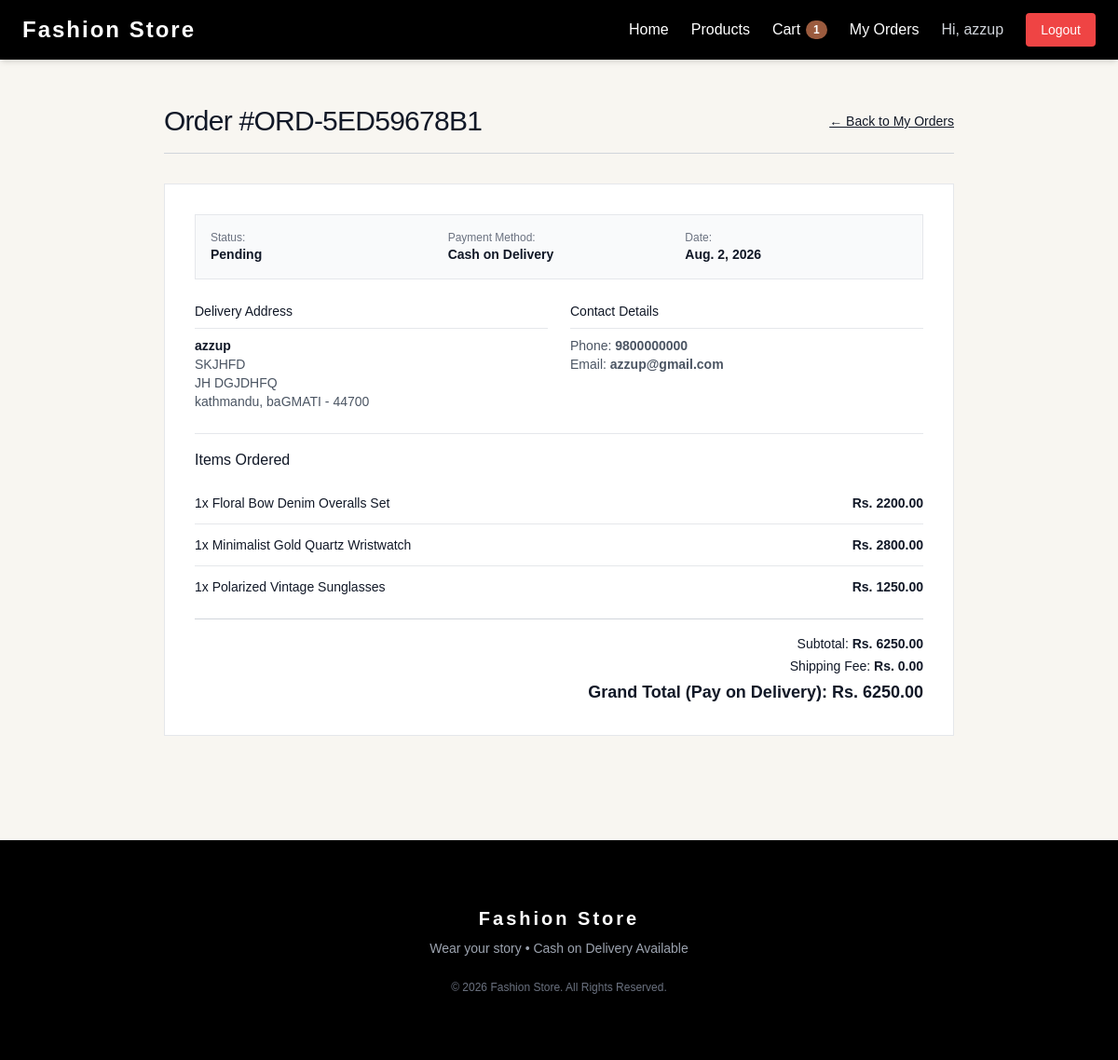
/orders/detail/ORD-5ED59678B1/ (signed in), run on the app's committed database.
### orders/models.py (models this page shows, shortened)
class Order(models.Model):
    PAYMENT_METHOD_CHOICES = (
        ('COD', 'Cash on Delivery'),
    )
    PAYMENT_STATUS_CHOICES = (
        ('Pending', 'Pending (Pay on Delivery)'),
        ('Paid', 'Paid'),
    )
    STATUS_CHOICES = (
        ('Pending', 'Pending'),
        ('Processing', 'Processing'),
        ('Shipped', 'Shipped'),
        ('Delivered', 'Delivered'),
        ('Cancelled', 'Cancelled'),
    )
    user = models.ForeignKey(
        User,
        on_delete=models.SET_NULL,
        null=True,
        blank=True,
        related_name='orders'
    )
    order_number = models.CharField(max_length=50, unique=True, editable=False)
    full_name = models.CharField(max_length=100)
    email = models.EmailField()
    phone = models.CharField(max_length=20)
    address_line1 = models.CharField(max_length=255)
    address_line2 = models.CharField(max_length=255, blank=True, null=True)
    city = models.CharField(max_length=100)
    state = models.CharField(max_length=100)
    postal_code = models.CharField(max_length=20)
    total_amount = models.DecimalField(max_digits=10, decimal_places=2)
    shipping_fee = models.DecimalField(max_digits=10, decimal_places=2, default=0.00)
    grand_total = models.DecimalField(max_digits=10, decimal_places=2)
    payment_method = models.CharField(max_length=50, choices=PAYMENT_METHOD_CHOICES, default='COD')
    payment_status = models.CharField(max_length=20, choices=PAYMENT_STATUS_CHOICES, default='Pending')
    status = models.CharField(max_length=20, choices=STATUS_CHOICES, default='Pending')
    created_at = models.DateTimeField(auto_now_add=True)
    updated_at = models.DateTimeField(auto_now=True)
    class Meta:
        ordering = ['-created_at']

class OrderItem(models.Model):
    order = models.ForeignKey(Order, on_delete=models.CASCADE, related_name='items')
    product = models.ForeignKey(Product, on_delete=models.SET_NULL, null=True)
    price = models.DecimalField(max_digits=10, decimal_places=2)
    quantity = models.PositiveIntegerField(default=1)
    subtotal = models.DecimalField(max_digits=10, decimal_places=2)

### products/models.py (models this page shows, shortened)
class Product(models.Model):
    category = models.ForeignKey(
        Category,
        on_delete=models.CASCADE,
        related_name="products"
    )
    name = models.CharField(
        max_length=200
    )
    slug = models.SlugField(
        unique=True
    )
    description = models.TextField()
    price = models.DecimalField(
        max_digits=10,
        decimal_places=2
    )
    image = models.ImageField(
        upload_to="products/"
    )
    stock = models.PositiveIntegerField(
        default=0
    )
    is_available = models.BooleanField(
        default=True
    )
    created_at = models.DateTimeField(
        auto_now_add=True
    )
    class Meta:
        ordering = ["-created_at"]
        verbose_name = "Product"
        verbose_name_plural = "Products"

### orders/views.py (the view)
@login_required
def order_detail(request, order_number):
    order = get_object_or_404(
        Order,
        order_number=order_number,
        user=request.user
    )
    return render(
        request,
        "orders/order_detail.html",
        {
            "order": order
        }
    )

### cart/context_processors.py (called while the page is built)
def cart_context(request):
    cart_item_count = 0
    if request.user.is_authenticated:
        cart = Cart.objects.filter(user=request.user).first()
        if cart:
            cart_item_count = sum(item.quantity for item in cart.items.all())
    return {
        'cart_item_count': cart_item_count,
    }

### templates/orders/order_detail.html (shortened to what this page needs)
{% extends 'base.html' %}
{% load static %}
{% block content %}
<div class="max-w-4xl mx-auto px-6 py-12">
    <div class="flex justify-between items-center border-b border-gray-300 pb-4 mb-8">
        <h1 class="text-3xl font-light text-gray-900 tracking-tight">Order #{{ order.order_number }}</h1>
        <a href="{% url 'orders:order_list' %}" class="text-sm underline hover:text-[#9b5b3e]">
            &larr; Back to My Orders
        </a>
    </div>
    <div class="bg-white border border-gray-200 p-6 md:p-8 space-y-6">
        <div class="grid grid-cols-1 sm:grid-cols-3 gap-4 bg-gray-50 p-4 border border-gray-200 text-sm">
            <div>
                <span class="text-xs text-gray-500 block">Status:</span>
                <span class="font-semibold text-gray-900">{{ order.status }}</span>
            </div>
            <div>
                <span class="text-xs text-gray-500 block">Payment Method:</span>
                <span class="font-semibold text-gray-900">Cash on Delivery</span>
            </div>
            <div>
                <span class="text-xs text-gray-500 block">Date:</span>
                <span class="font-semibold text-gray-900">{{ order.created_at|date:"N j, Y" }}</span>
            </div>
        </div>
        <div class="grid grid-cols-1 sm:grid-cols-2 gap-6 text-sm">
            <div>
                <h3 class="font-medium text-gray-900 border-b border-gray-200 pb-2 mb-2">Delivery Address</h3>
                <p class="font-semibold">{{ order.full_name }}</p>
                <p class="text-gray-600">{{ order.address_line1 }}</p>
                {% if order.address_line2 %}<p class="text-gray-600">{{ order.address_line2 }}</p>{% endif %}
                <p class="text-gray-600">{{ order.city }}, {{ order.state }} - {{ order.postal_code }}</p>
            </div>
            <div>
                <h3 class="font-medium text-gray-900 border-b border-gray-200 pb-2 mb-2">Contact Details</h3>
                <p class="text-gray-600">Phone: <strong>{{ order.phone }}</strong></p>
                <p class="text-gray-600">Email: <strong>{{ order.email }}</strong></p>
            </div>
        </div>
        <div class="space-y-3 pt-4 border-t border-gray-200">
            <h3 class="font-medium text-gray-900">Items Ordered</h3>
            <div class="divide-y divide-gray-200 text-sm">
                {% for item in order.items.all %}
                    <div class="py-3 flex justify-between">
                        <span>{{ item.quantity }}x {{ item.product.name }}</span>
                        <span class="font-semibold">Rs. {{ item.subtotal }}</span>
                    </div>
                {% endfor %}
            </div>
            <div class="pt-4 border-t border-gray-300 space-y-1 text-sm text-right">
                <p>Subtotal: <span class="font-semibold">Rs. {{ order.total_amount }}</span></p>
                <p>Shipping Fee: <span class="font-semibold">Rs. {{ order.shipping_fee }}</span></p>
                <p class="text-lg font-bold text-gray-900 mt-2">Grand Total (Pay on Delivery): Rs. {{ order.grand_total }}</p>
            </div>
        </div>
    </div>
</div>
{% endblock %}

### templates/Navbar.html (shortened to what this page needs)
<nav class="bg-black text-white shadow-md">
    <div class="max-w-7xl mx-auto px-6">
        <div class="flex justify-between items-center h-16">
            <a href="/" class="text-2xl font-bold tracking-[2px]">
                Fashion Store
            </a>
            <div class="flex items-center space-x-6">
                <a href="/" class="hover:text-gray-300">
                    Home
                </a>
                <a href="{% url 'products:product_list' %}" class="hover:text-gray-300">
                    Products
                </a>
                <a href="{% url 'cart:cart' %}" class="hover:text-gray-300 relative inline-flex items-center gap-1.5">
                    <span>Cart</span>
                    {% if cart_item_count > 0 %}
                        <span class="bg-[#9b5b3e] text-white text-xs font-bold px-2 py-0.5 rounded-full">
                            {{ cart_item_count }}
                        </span>
                    {% endif %}
                </a>
                {% if user.is_authenticated %}
                    <a href="{% url 'orders:order_list' %}" class="hover:text-gray-300">
                        My Orders
                    </a>
                    <span class="text-gray-300">
                        Hi, {{ user.first_name|default:user.username }}
                    </span>
                    <a href="{% url 'logout' %}"
                       class="bg-red-500 px-4 py-2 rounded hover:bg-red-600 text-sm font-medium">
                        Logout
                    </a>
                {% endif %}
            </div>
        </div>
    </div>
</nav>

### static/css/style.css (style rules this page uses)
* { margin: 0; padding: 0; box-sizing: border-box; }
body { font-family: Arial, sans-serif; background: #f8f6f1; color: #0b0808; }
a { text-decoration: none; color: #111; }

### data on the page
Order: order_number "ORD-5ED59678B1", status "Pending", created_at "Aug. 2, 2026", full_name "azzup", address_line1 "SKJHFD", address_line2 "JH DGJDHFQ", city "kathmandu", state "baGMATI", postal_code "44700", phone "9800000000", email "azzup@gmail.com", total_amount "6250.00", shipping_fee "0.00", grand_total "6250.00"
OrderItem: quantity "1", product.name "Floral Bow Denim Overalls Set", subtotal "2200.00"
OrderItem: quantity "1", product.name "Minimalist Gold Quartz Wristwatch", subtotal "2800.00"
OrderItem: quantity "1", product.name "Polarized Vintage Sunglasses", subtotal "1250.00"

### other printed values
{{ cart_item_count }} "1"
{{ user.first_name|default:user.username }} "azzup"
